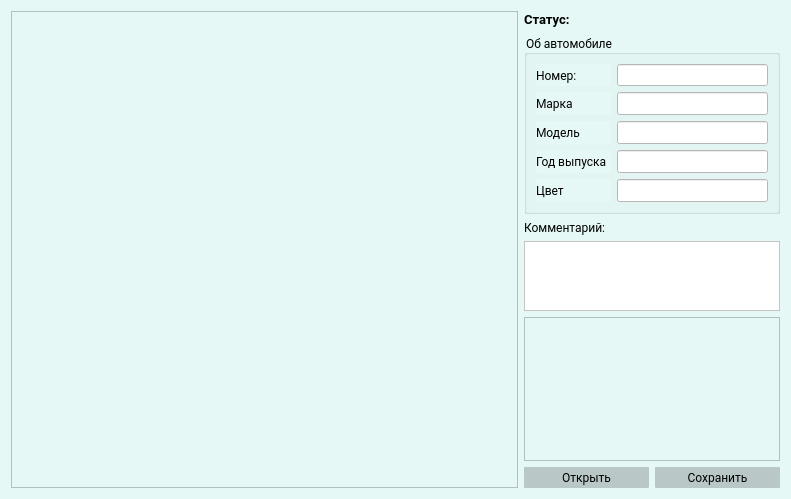
<?xml version="1.0" encoding="UTF-8"?>
<ui version="4.0">
 <class>AddCardTab</class>
 <widget class="QWidget" name="AddCardTab">
  <property name="geometry">
   <rect>
    <x>0</x>
    <y>0</y>
    <width>791</width>
    <height>499</height>
   </rect>
  </property>
  <property name="windowTitle">
   <string>Form</string>
  </property>
  <property name="styleSheet">
   <string notr="true">background-color:#e5f8f6</string>
  </property>
  <layout class="QHBoxLayout" name="horizontalLayout_8">
   <item>
    <widget class="QGraphicsView" name="AddCardGraphicsView">
     <property name="sizePolicy">
      <sizepolicy hsizetype="Ignored" vsizetype="Expanding">
       <horstretch>1</horstretch>
       <verstretch>0</verstretch>
      </sizepolicy>
     </property>
     <property name="verticalScrollBarPolicy">
      <enum>Qt::ScrollBarAlwaysOff</enum>
     </property>
     <property name="horizontalScrollBarPolicy">
      <enum>Qt::ScrollBarAlwaysOff</enum>
     </property>
    </widget>
   </item>
   <item>
    <layout class="QVBoxLayout" name="verticalLayout_4">
     <item>
      <layout class="QVBoxLayout" name="verticalLayout_3">
       <item>
        <widget class="QLabel" name="AddCardMessageLabel">
         <property name="font">
          <font>
           <family>Roboto</family>
           <pointsize>10</pointsize>
           <weight>75</weight>
           <bold>true</bold>
          </font>
         </property>
         <property name="text">
          <string>Статус:</string>
         </property>
        </widget>
       </item>
       <item>
        <widget class="QGroupBox" name="groupBox">
         <property name="font">
          <font>
           <family>Roboto</family>
           <pointsize>9</pointsize>
          </font>
         </property>
         <property name="title">
          <string>Об автомобиле</string>
         </property>
         <layout class="QVBoxLayout" name="verticalLayout">
          <item>
           <layout class="QHBoxLayout" name="horizontalLayout_5">
            <item>
             <widget class="QLabel" name="AddCardNumberLabel">
              <property name="sizePolicy">
               <sizepolicy hsizetype="Ignored" vsizetype="Preferred">
                <horstretch>1</horstretch>
                <verstretch>0</verstretch>
               </sizepolicy>
              </property>
              <property name="font">
               <font>
                <family>Roboto</family>
                <pointsize>9</pointsize>
               </font>
              </property>
              <property name="text">
               <string>Номер:</string>
              </property>
             </widget>
            </item>
            <item>
             <widget class="QLineEdit" name="AddCardNumberLineEdit">
              <property name="sizePolicy">
               <sizepolicy hsizetype="Ignored" vsizetype="Fixed">
                <horstretch>2</horstretch>
                <verstretch>0</verstretch>
               </sizepolicy>
              </property>
              <property name="styleSheet">
               <string notr="true">background-color: white</string>
              </property>
             </widget>
            </item>
           </layout>
          </item>
          <item>
           <layout class="QHBoxLayout" name="horizontalLayout_2">
            <item>
             <widget class="QLabel" name="AddCardCommentLabel_2">
              <property name="sizePolicy">
               <sizepolicy hsizetype="Ignored" vsizetype="Preferred">
                <horstretch>1</horstretch>
                <verstretch>0</verstretch>
               </sizepolicy>
              </property>
              <property name="font">
               <font>
                <family>Roboto</family>
                <pointsize>9</pointsize>
               </font>
              </property>
              <property name="text">
               <string>Марка</string>
              </property>
             </widget>
            </item>
            <item>
             <widget class="QLineEdit" name="AddCardBrandLineEdit">
              <property name="sizePolicy">
               <sizepolicy hsizetype="Ignored" vsizetype="Fixed">
                <horstretch>2</horstretch>
                <verstretch>0</verstretch>
               </sizepolicy>
              </property>
              <property name="font">
               <font>
                <family>Roboto</family>
                <pointsize>9</pointsize>
               </font>
              </property>
              <property name="styleSheet">
               <string notr="true">background-color: white</string>
              </property>
             </widget>
            </item>
           </layout>
          </item>
          <item>
           <layout class="QHBoxLayout" name="horizontalLayout_3">
            <item>
             <widget class="QLabel" name="AddCardCommentLabel_3">
              <property name="sizePolicy">
               <sizepolicy hsizetype="Ignored" vsizetype="Preferred">
                <horstretch>1</horstretch>
                <verstretch>0</verstretch>
               </sizepolicy>
              </property>
              <property name="font">
               <font>
                <family>Roboto</family>
                <pointsize>9</pointsize>
               </font>
              </property>
              <property name="text">
               <string>Модель</string>
              </property>
             </widget>
            </item>
            <item>
             <widget class="QLineEdit" name="AddCardModelLineEdit">
              <property name="sizePolicy">
               <sizepolicy hsizetype="Ignored" vsizetype="Fixed">
                <horstretch>2</horstretch>
                <verstretch>0</verstretch>
               </sizepolicy>
              </property>
              <property name="font">
               <font>
                <family>Roboto</family>
                <pointsize>9</pointsize>
               </font>
              </property>
              <property name="styleSheet">
               <string notr="true">background-color: white</string>
              </property>
             </widget>
            </item>
           </layout>
          </item>
          <item>
           <layout class="QHBoxLayout" name="horizontalLayout_4">
            <item>
             <widget class="QLabel" name="AddCardCommentLabel_4">
              <property name="sizePolicy">
               <sizepolicy hsizetype="Ignored" vsizetype="Preferred">
                <horstretch>1</horstretch>
                <verstretch>0</verstretch>
               </sizepolicy>
              </property>
              <property name="font">
               <font>
                <family>Roboto</family>
                <pointsize>9</pointsize>
               </font>
              </property>
              <property name="text">
               <string>Год выпуска</string>
              </property>
             </widget>
            </item>
            <item>
             <widget class="QLineEdit" name="AddCardYearLineEdit">
              <property name="sizePolicy">
               <sizepolicy hsizetype="Ignored" vsizetype="Fixed">
                <horstretch>2</horstretch>
                <verstretch>0</verstretch>
               </sizepolicy>
              </property>
              <property name="font">
               <font>
                <family>Roboto</family>
                <pointsize>9</pointsize>
               </font>
              </property>
              <property name="styleSheet">
               <string notr="true">background-color: white</string>
              </property>
             </widget>
            </item>
           </layout>
          </item>
          <item>
           <layout class="QHBoxLayout" name="horizontalLayout_7">
            <item>
             <widget class="QLabel" name="AddCardColorLabel">
              <property name="sizePolicy">
               <sizepolicy hsizetype="Ignored" vsizetype="Preferred">
                <horstretch>1</horstretch>
                <verstretch>0</verstretch>
               </sizepolicy>
              </property>
              <property name="font">
               <font>
                <family>Roboto</family>
                <pointsize>9</pointsize>
               </font>
              </property>
              <property name="text">
               <string>Цвет</string>
              </property>
             </widget>
            </item>
            <item>
             <widget class="QLineEdit" name="AddCardColorLineEdit">
              <property name="sizePolicy">
               <sizepolicy hsizetype="Ignored" vsizetype="Fixed">
                <horstretch>2</horstretch>
                <verstretch>0</verstretch>
               </sizepolicy>
              </property>
              <property name="font">
               <font>
                <family>Roboto</family>
                <pointsize>9</pointsize>
               </font>
              </property>
              <property name="styleSheet">
               <string notr="true">background-color: white</string>
              </property>
             </widget>
            </item>
           </layout>
          </item>
         </layout>
        </widget>
       </item>
      </layout>
     </item>
     <item>
      <layout class="QVBoxLayout" name="verticalLayout_2">
       <item>
        <widget class="QLabel" name="AddCardCommentLabel">
         <property name="maximumSize">
          <size>
           <width>16777215</width>
           <height>16777215</height>
          </size>
         </property>
         <property name="font">
          <font>
           <family>Roboto</family>
           <pointsize>9</pointsize>
          </font>
         </property>
         <property name="text">
          <string>Комментарий:</string>
         </property>
        </widget>
       </item>
       <item>
        <widget class="QTextEdit" name="AddCardCommentTextEdit">
         <property name="sizePolicy">
          <sizepolicy hsizetype="Maximum" vsizetype="Maximum">
           <horstretch>0</horstretch>
           <verstretch>0</verstretch>
          </sizepolicy>
         </property>
         <property name="maximumSize">
          <size>
           <width>16777215</width>
           <height>70</height>
          </size>
         </property>
         <property name="font">
          <font>
           <family>Roboto</family>
           <pointsize>9</pointsize>
          </font>
         </property>
         <property name="styleSheet">
          <string notr="true">background-color: white</string>
         </property>
        </widget>
       </item>
      </layout>
     </item>
     <item>
      <widget class="QFrame" name="frame">
       <property name="sizePolicy">
        <sizepolicy hsizetype="Expanding" vsizetype="Expanding">
         <horstretch>0</horstretch>
         <verstretch>0</verstretch>
        </sizepolicy>
       </property>
       <property name="frameShape">
        <enum>QFrame::StyledPanel</enum>
       </property>
       <property name="frameShadow">
        <enum>QFrame::Raised</enum>
       </property>
      </widget>
     </item>
     <item>
      <layout class="QHBoxLayout" name="horizontalLayout">
       <item>
        <widget class="QPushButton" name="AddCardOpenImagePushButton">
         <property name="font">
          <font>
           <family>Roboto</family>
           <pointsize>9</pointsize>
          </font>
         </property>
         <property name="styleSheet">
          <string notr="true">QPushButton {background-color:#b9c8c7;; border-radius: 1px; height: 21px; }QPushButton:hover {background-color:#014c5b; color: white;}
QPushButton:pressed {background-color:#015969; color: white;}</string>
         </property>
         <property name="text">
          <string>Открыть</string>
         </property>
        </widget>
       </item>
       <item>
        <widget class="QPushButton" name="AddCardSaveNodePushButton">
         <property name="font">
          <font>
           <family>Roboto</family>
           <pointsize>9</pointsize>
          </font>
         </property>
         <property name="styleSheet">
          <string notr="true">QPushButton {background-color:#b9c8c7;; border-radius: 1px; height: 21px; }QPushButton:hover {background-color:#014c5b; color: white;}
QPushButton:pressed {background-color:#015969; color: white;}</string>
         </property>
         <property name="text">
          <string>Сохранить</string>
         </property>
        </widget>
       </item>
      </layout>
     </item>
    </layout>
   </item>
  </layout>
 </widget>
 <resources/>
 <connections/>
</ui>
